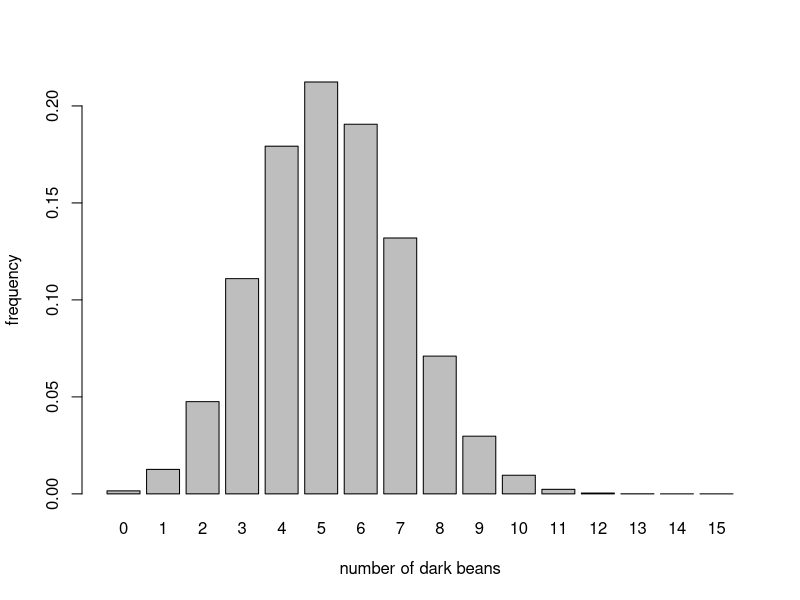

This chart was generated by the following R code:
#Problem 6

#Our possibilities range from 0 to 15 black beans
beans <- c(0:15)
beans

#Full binomial distribution
pbeans <- dbinom(beans,15,.35)

results <- data.frame(beans,pbeans)
results
#
barplot(pbeans,names.arg = beans,ylab = "frequency",xlab = "number of dark beans")
